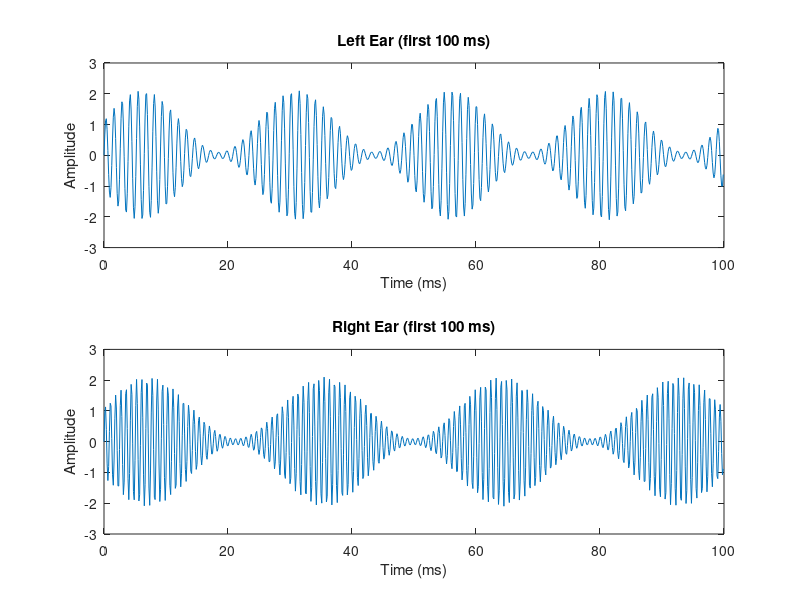

The MATLAB script that drew this image:
function w = StereoASSR
    fs = 8000;
    f1 = 730; f2 = 1130;
    f1d = f1+40; f2d = f2+60;
    
    
    t = (0:fs*1-1)/fs;
    td = (0:fs*1-1)/fs;
    
    ind = [ones(1,240) zeros(1,180)];
    ind1 = ind(randperm(length(ind)));
    ind2 = ind(randperm(length(ind)));
    
    wc1 = sin(2*pi*f1*t);
    wd1 = sin(2*pi*f1d*td);
    wc2 = sin(2*pi*f2*t);
    wd2 = sin(2*pi*f2d*td);
    
    w1 = []; w2 = [];
    for cnt1 = 1:length(ind)
        if ind1(cnt1);  w1 = [w1 wc1]; end
        if ~ind1(cnt1); w1 = [w1 wd1];end
        if ind2(cnt1);  w2 = [w2 wc2]; end
        if ~ind2(cnt1); w2 = [w2 wd2];end
    end
    
    t = (1:length(w1))/fs;
    wa1 = sin(2*pi*40*t)+1.1;
    wa2 = sin(2*pi*35*t)+1.1;
    
    w1 = w1.*wa1;
    w2 = w2.*wa2;
    w = [w1;w2];
    
    N = round(0.1 * fs);    
    tt = (0:N-1) / fs * 1000;  
    
    figure;
    subplot(2,1,1);
    plot(tt, w(1,1:N));
    xlabel('Time (ms)'); ylabel('Amplitude');
    title('Left Ear (first 100 ms)');

    subplot(2,1,2);
    plot(tt, w(2,1:N));
    xlabel('Time (ms)'); ylabel('Amplitude');
    title('Right Ear (first 100 ms)');

    save('StereoASSR_sound.mat', 'w');
end
